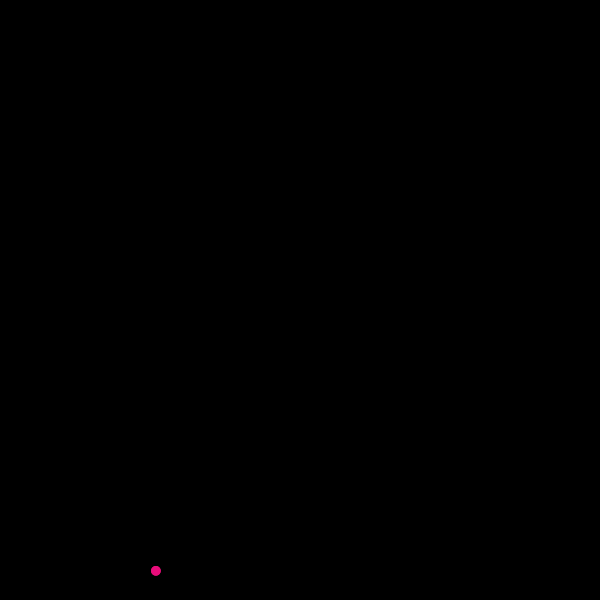
Frame 1 (no input)
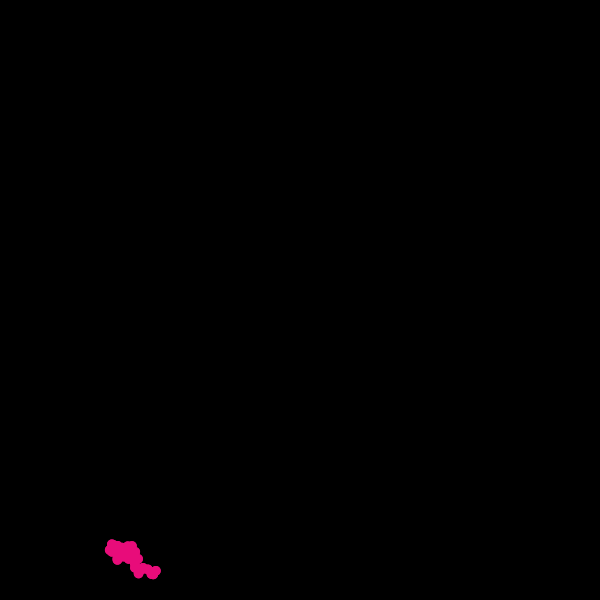
Frame 60 (the mouse pressed at the canvas centre just before this capture)
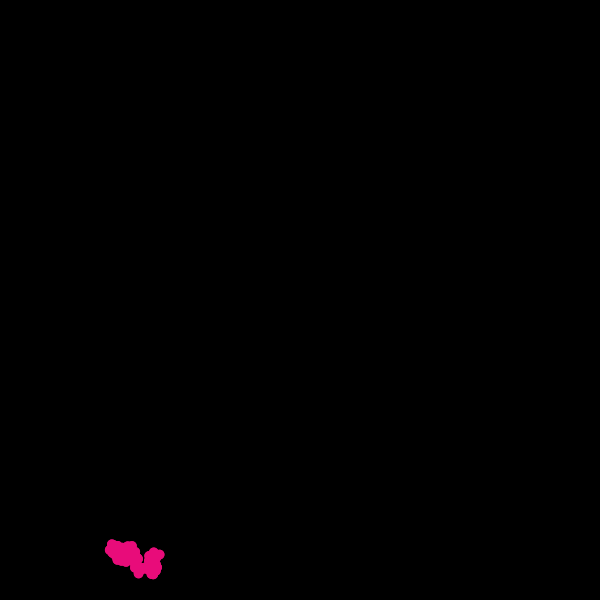
Frame 120 (the mouse held since frame 60 and released just before this capture)

The Processing sketch that drew these frames (run headless with seeded random() and noise(); from frame 60 on, the mouse is pressed at the canvas centre):

// Processing sketch: processing_156269
// ── processing_156269.pde

float xPos, yPos;
float radius;
float speed;
color cor;

void setup () {
  size (600, 600);
  background (0); 
  int n = 25;
  speed = 5;
  radius = random (15);
  xPos = random (600);
  yPos = random (600);
  cor = (#E80C7A);
 
}

void draw () {
  noStroke();
  fill (cor);
  alpha (50);
  ellipse (xPos, yPos, radius, radius); 
  ellipse (xPos, yPos, radius, radius); 
/*get's the ball running in a random movement*/

  xPos +=random (-speed, speed);
  yPos += random (-speed, speed);

/*this "if" prevents the ball to go out of the screen,
making it to return in the middle of the screen*/  

  if (xPos> width || xPos< 0) {
   xPos = width/2;
  } else if ( yPos>height || yPos<0 ){
   yPos = height/2;
  } 
}
/*keyPressed identfies which key is pressed and then gives
new variable values for color, size and/or speed*/

void keyPressed(){
  if (key == '+') {
    radius *= 1.2;  
    cor = (#1AB2AC);
    speed+=2;
    } else if (key == '-'){
          radius *= 0.5;
          cor = (#E89E0C);
        } else if (key == '0'){
          cor = (#AC43E8); 
          speed*=0.5;       
    }
 
}
